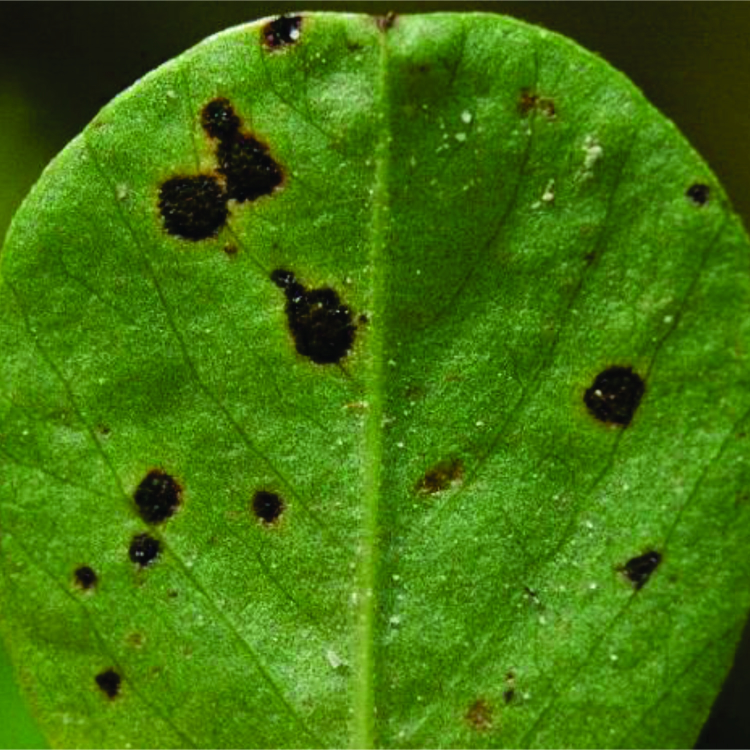
#> input picture leaf.jpg, 1500 x 1500 px (shown at 1/2 size)
$ python try1.py
#> lines starting #> are read from the running program, lines starting #| are printed output that depends on the picture
import cv2
import matplotlib.pyplot as plt
img=cv2.imread("leaf.jpg",0)
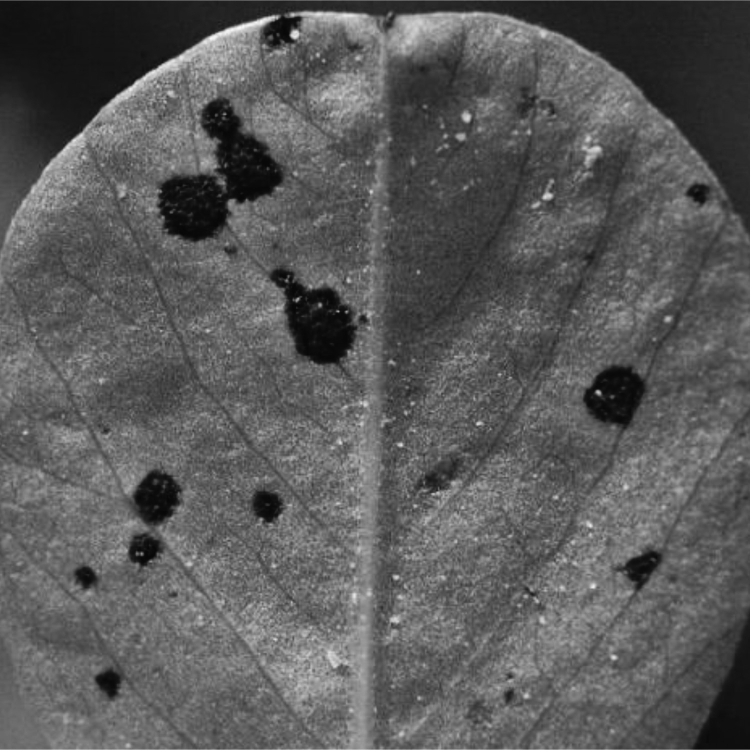
#> img: shape (1500, 1500) (shown at 1/2 size); min 5, max 249, mean 90.5
img=cv2.resize(img,(300,400))
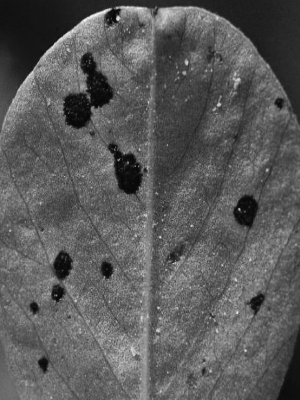
#> img: shape (400, 300); min 6, max 247, mean 90.4
cv2.imshow("Image",img)
plt.hist(img.ravel(),256,[0,256])
plt.show()
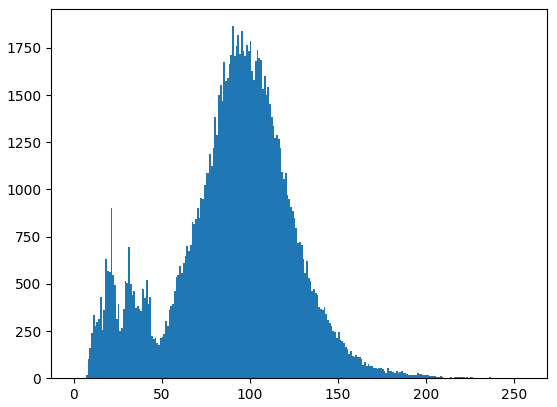
#> figure drawn by matplotlib, 1 panel; tallest bar 1865 high, from x = 90 to 91
cv2.imwrite('C:/Users/Lenovo/Desktop/newimg.jpg',img)
cv2.waitKey(0)
cv2.destroyAllWindows()
